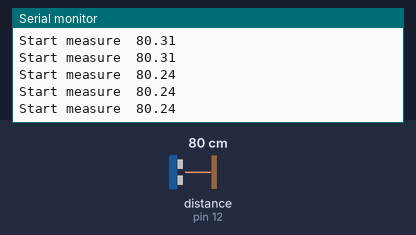
Bench run of a sketch on a simulated Arduino Uno, built with avr-gcc and run on an emulated ATmega328P. Shown: the last lines printed to the serial monitor. Wiring (inferred from the names in the program): ultrasonic range finder: trigger pin 11; echo pin 12. The test bench sets the inputs (shaded band); at power-on: distance to the obstacle (sensor on pin 12) 80 cm. The echo pulse lasts 58.3 µs per cm.

Above: at 1.2 s.
1.3 s: distance to the obstacle (sensor on pin 12) set to 2 cm
At 2.1 s:
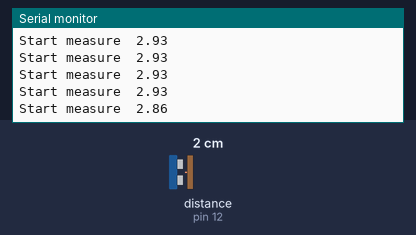
2.8 s: distance to the obstacle (sensor on pin 12) set to 4 cm
At 3.5 s:
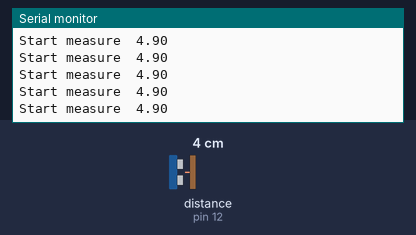
Timing chart, 0 to 5.8 s (numbered marks = the images above; inputs shaded):
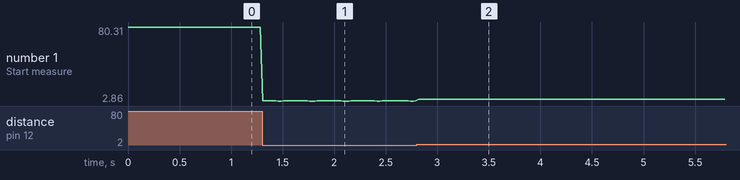

Measured:
- after the input at 1.3 s, the serial monitor: prints a new line at once (image 1)
- after the input at 2.8 s, the serial monitor: prints a new line at once (image 2)
- plotted number 1: 80.31 → 2.93 after the input at 1.3 s, 2.93 → 4.9 after the input at 2.8 s

The sketch:

Sonar.ino
```cpp
#include <PinChangeInterrupt.h>

#define TRIGGER_PIN 11
#define ECHO_PIN 12
#define SOUND_SPEED 0.03403f    // in cm/us

unsigned long lastTriggerTime = micros();

void setup() {

  pinMode(TRIGGER_PIN, OUTPUT);
  digitalWrite(TRIGGER_PIN, LOW);
  pinMode(ECHO_PIN, INPUT);

  Serial.begin(115200);

  attachPCINT(digitalPinToPCINT(ECHO_PIN), printDistance, FALLING);
}

void loop() {

  // Sends a 10 us pulse
  digitalWrite(TRIGGER_PIN, LOW);
  delayMicroseconds(5);
  digitalWrite(TRIGGER_PIN, HIGH);
  delayMicroseconds(10);
  digitalWrite(TRIGGER_PIN, LOW);

  // Starts the measure of the travel time in microseconds
  lastTriggerTime = micros();
  Serial.write("Start measure  ");

  delay(25); // 23.5 ms = 4m round trip
}

void printDistance() {

  // Calculates the travel time
  unsigned long travel = micros() - lastTriggerTime - 400;

  // Calculates the corresponding distance
  float distance = (travel/2) * SOUND_SPEED;

  Serial.println(distance);
}
```
